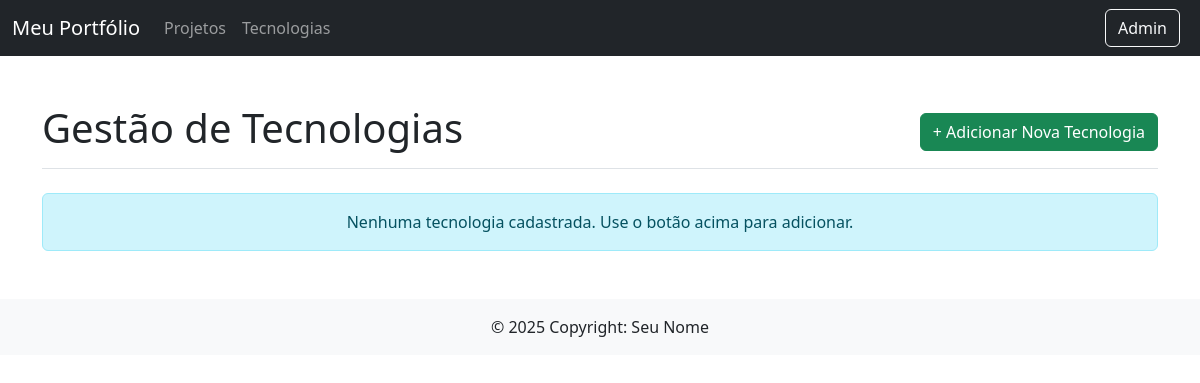
Before: /portifolios/tecnologias/ (signed in) with the older database file.
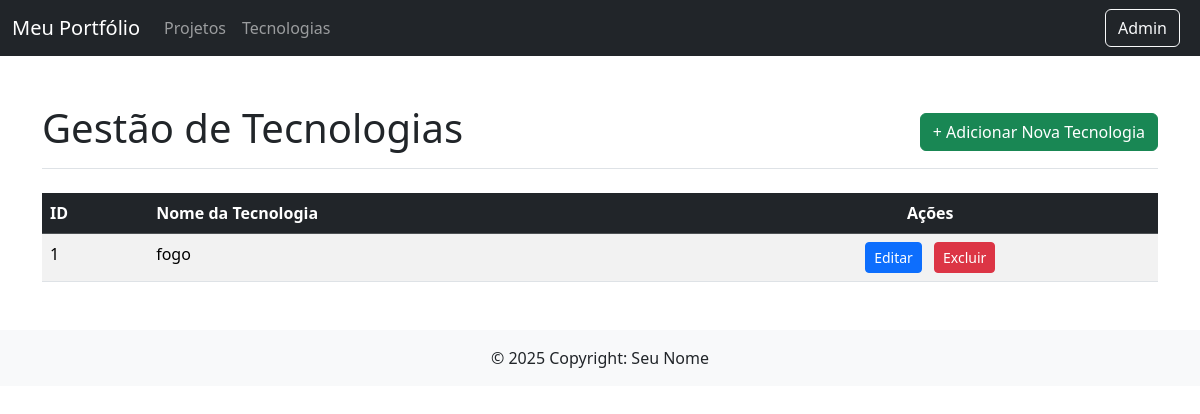
After: the same page with the newer database file.
### portifolio/models.py (models this page shows, shortened)
class Tecnologia(models.Model):
    nome = models.CharField(max_length=100, unique=True)
    class Meta:
        verbose_name_plural = "Tecnologia"

### portifolio/views.py (the view)
# urls.py: path('tecnologias/', tecnologia_listar, name='tecnologia_listar'),
@staff_member_required
def tecnologia_listar(request):
    tecnologias = Tecnologia.objects.all().order_by('nome')
    contexto = {
        'tecnologias': tecnologias
    }
    return render(request, 'portifolio/tecnologia_lista.html', contexto)

### portifolio/templates/portifolio/tecnologia_lista.html (shortened to what this page needs)
{% extends "base.html" %}
{% block content %}
<div class="container my-5">
    <div class="d-flex justify-content-between align-items-center mb-4 border-bottom pb-2">
        <h1>Gestão de Tecnologias</h1>
        <a href="{% url 'portifolio:tecnologia_criar' %}" class="btn btn-success">
            + Adicionar Nova Tecnologia
        </a>
    </div>
    {% if tecnologias %}
    <table class="table table-striped table-hover">
        <thead class="table-dark">
            <tr>
                <th>ID</th>
                <th>Nome da Tecnologia</th>
                <th class="text-center">Ações</th>
            </tr>
        </thead>
        <tbody>
            {% for tecnologia in tecnologias %}
            <tr>
                <td>{{ tecnologia.id }}</td>
                <td>{{ tecnologia.nome }}</td>
                <td class="text-center">
                    <a href="{% url 'portifolio:tecnologia_editar' tecnologia.id %}" class="btn btn-sm btn-primary me-2">Editar</a>
                    <a href="{% url 'portifolio:tecnologia_excluir' tecnologia.id %}" class="btn btn-sm btn-danger">Excluir</a>
                </td>
            </tr>
            {% endfor %}
        </tbody>
    </table>
    {% else %}
        <div class="alert alert-info text-center" role="alert">
            Nenhuma tecnologia cadastrada. Use o botão acima para adicionar.
        </div>
    {% endif %}
</div>
{% endblock %}

Changed rows visible on the page:
added Tecnologia: id "1", nome "fogo"
Other visible differences:
text no longer shown: "Nenhuma tecnologia cadastrada. Use o botão acima para adicionar."
text now shown: "ID Nome da Tecnologia Ações"
